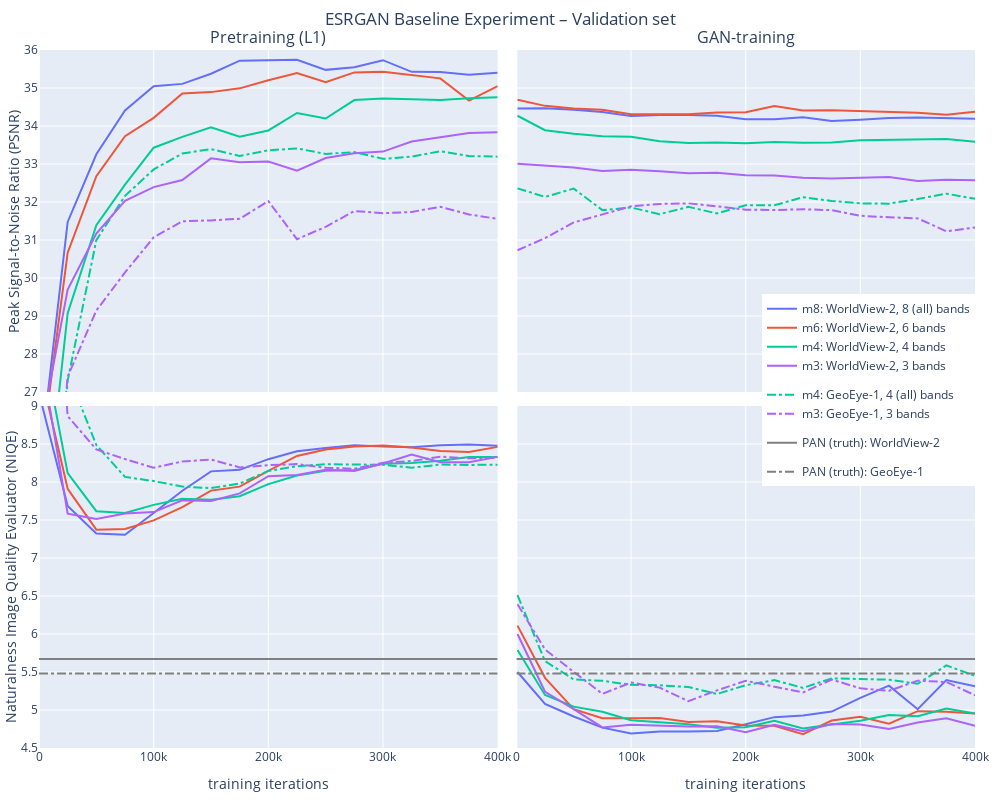

Write notebook code for a chart like this one.
### Code cell
def plot_iterations_vs_metrics(exp_stat_dict, metrics=('PSNR', 'NIQE'),
                               mode='lines', x_type='linear', smooth_par=0.5, title='title', 
                               hr_horizontal_lines=False, hr_wv02=None, hr_ge01=None):
    fig = make_subplots(rows=2, cols=2, 
                        subplot_titles=('Pretraining (L1)', 'GAN-training'), 
                        horizontal_spacing=0.02, vertical_spacing=0.02, 
                        shared_xaxes=True, shared_yaxes=True)

    for experiment, stat_df in exp_stat_dict.items():
        
        pre_df = stat_df.loc[stat_df['pre_or_gan'] == 'pre', :]
        gan_df = stat_df.loc[stat_df['pre_or_gan'] == 'gan', :]
        
        for sensor in pre_df['sensor'].unique():
            name = LEGEND_NAMES[experiment + '-' + sensor]
            color = LEGEND_COLORS[experiment + '-' + sensor]
            line_dash = dict(dash=SENSOR_DASH[sensor])
            sensor_df = pre_df.loc[pre_df['sensor'] == sensor, :]
            fig.add_trace(go.Scatter(x=sensor_df['iterations'], 
                                     y=sensor_df[metrics[0]].ewm(alpha=(1 - smooth_par)).mean(), 
                                     mode=mode,
                                     line=line_dash,
                                     marker_color=color,
                                     name=name, legendgroup=sensor),
                          row=1, col=1)

        for sensor in gan_df['sensor'].unique():
            color = LEGEND_COLORS[experiment + '-' + sensor]
            line_dash = dict(dash=SENSOR_DASH[sensor])
            sensor_df = gan_df.loc[gan_df['sensor'] == sensor, :]
            fig.add_trace(go.Scatter(x=sensor_df['iterations'], 
                                     y=sensor_df[metrics[0]].ewm(alpha=(1 - smooth_par)).mean(), 
                                     marker_color=color,
                                     line=line_dash,
                                     mode=mode,
                                     name=sensor, legendgroup=sensor, 
                                     showlegend=False),
                          row=1, col=2)

        for sensor in pre_df['sensor'].unique():
            name = LEGEND_NAMES[experiment + '-' + sensor]
            color = LEGEND_COLORS[experiment + '-' + sensor]
            line_dash = dict(dash=SENSOR_DASH[sensor])
            sensor_df = pre_df.loc[pre_df['sensor'] == sensor, :]
            fig.add_trace(go.Scatter(x=sensor_df['iterations'], 
                                     y=sensor_df[metrics[1]].ewm(alpha=(1 - smooth_par)).mean(), 
                                     marker_color=color, 
                                     line=line_dash,
                                     mode=mode,
                                     name=name, legendgroup=sensor, 
                                     showlegend=False),
                          row=2, col=1)

        for sensor in gan_df['sensor'].unique():
            color = LEGEND_COLORS[experiment + '-' + sensor]
            line_dash = dict(dash=SENSOR_DASH[sensor])
            sensor_df = gan_df.loc[gan_df['sensor'] == sensor, :]
            fig.add_trace(go.Scatter(x=sensor_df['iterations'], 
                                     y=sensor_df[metrics[1]].ewm(alpha=(1 - smooth_par)).mean(), 
                                     marker_color=color,
                                     line=line_dash,
                                     mode=mode,
                                     name=sensor, legendgroup=sensor, 
                                     showlegend=False),
                          row=2, col=2)
    
    # test set 
    if hr_horizontal_lines:
        fig.add_trace(go.Scatter(x=[0, 400000], y=[hr_wv02, hr_wv02], 
                                 mode='lines', marker_color='gray', line_dash='solid',
                                 name='PAN (truth): WorldView-2', showlegend=True), row=2, col=1)
        fig.add_trace(go.Scatter(x=[0, 400000], y=[hr_wv02, hr_wv02], 
                                 mode='lines', marker_color='gray', line_dash='solid', 
                                 showlegend=False), row=2, col=2)
        fig.add_trace(go.Scatter(x=[0, 400000], y=[hr_ge01, hr_ge01], 
                                 mode='lines', marker_color='gray', line_dash='dashdot',
                                 name='PAN (truth): GeoEye-1', showlegend=True), row=2, col=1)
        fig.add_trace(go.Scatter(x=[0, 400000], y=[hr_ge01, hr_ge01], 
                                 mode='lines', marker_color='gray', line_dash='dashdot', 
                                 showlegend=False), row=2, col=2)
        
            
    #fig.update_xaxes(range=(3.5,14), title=dict(text='Perceptual Index (PI)', standoff=5), row=1)
    fig.update_yaxes(range=(27,36), row=1)
    fig.update_yaxes(title=dict(text=METRIC_NAMES[metrics[0]], standoff=1), row=1, col=1)
    fig.update_yaxes(range=(4.5,9), title=dict(text=METRIC_NAMES[metrics[1]], standoff=1), col=1, row=2)
    fig.update_yaxes(range=(4.5,9), col=2, row=2)
    fig.update_xaxes(title=dict(text='training iterations'), row=2)
    fig.update_layout(height=800, width=1000, 
                      title=dict(text=title,
                             x=0.5,
                             xanchor='center',
                             yanchor='bottom'),
                     margin=dict(l=10, r=10, t=50, b=10))
    fig.update_layout(legend=dict(x=1, y=0.65,
                                  xanchor='right', yanchor='top',
                                  font=dict(size=12)
                                 ))
    
    fig.show()

if EVERY_KTH_EPOCH:
    plot_iterations_vs_metrics(stat_dict, smooth_par=0.5, title='ESRGAN Baseline Experiment – Validation set', 
                               hr_horizontal_lines=True, 
                               hr_wv02=df_mean.loc['e01-4-HR-val-WV02', 'NIQE'], 
                               hr_ge01=df_mean.loc['e01-4-HR-val-GE01', 'NIQE'])
    #plot_iterations_vs_metrics(stat_dict, smooth_par=0.5, title='ESRGAN Regularization Experiment – Validation set',
    #                           hr_horizontal_lines=True, 
    #                           hr_wv02=df_mean.loc['e07-4-HR-test-WV02', 'NIQE'], 
    #                           hr_ge01=df_mean.loc['e07-4-HR-test-GE01', 'NIQE'])
    #plot_iterations_vs_metrics(stat_dict, smooth_par=0.5, title='ESRGAN Final Evaluation', 
    #                           hr_horizontal_lines=True, 
    #                           hr_wv02=df_mean.loc['e07-4-HR-test-WV02', 'NIQE'], 
    #                           hr_ge01=df_mean.loc['e07-4-HR-test-GE01', 'NIQE'])
    #plot_iterations_vs_metrics(stat_dict, smooth_par=0)

### Figure 1 — Plotly figure (JSON) as saved in the notebook; plotly's stock layout.template omitted (floating-point values rounded to 4 significant figures)
{"data": [{"legendgroup": "WV02", "line": {"dash": "solid"}, "marker": {"color": "#636EFA"}, "mode": "lines", "name": "m8: WorldView-2, 8 (all) bands", "type": "scatter", "x": [1000, 25000, 50000, 75000, 100000, 125000, 150000, 175000, 200000, 225000, 250000, 275000, 300000, 325000, 350000, 375000, 400000], "xaxis": "x", "y": [25.21, 31.48, 33.26, 34.41, 35.04, 35.11, 35.38, 35.72, 35.73, 35.74, 35.48, 35.54, 35.73, 35.43, 35.42, 35.35, 35.4], "yaxis": "y"}, {"legendgroup": "WV02", "line": {"dash": "solid"}, "marker": {"color": "#636EFA"}, "mode": "lines", "name": "WV02", "showlegend": false, "type": "scatter", "x": [1000, 25000, 50000, 75000, 100000, 125000, 150000, 175000, 200000, 225000, 250000, 275000, 300000, 325000, 350000, 375000, 400000], "xaxis": "x2", "y": [34.46, 34.47, 34.43, 34.37, 34.26, 34.29, 34.29, 34.27, 34.17, 34.18, 34.23, 34.13, 34.16, 34.21, 34.23, 34.21, 34.19], "yaxis": "y2"}, {"legendgroup": "WV02", "line": {"dash": "solid"}, "marker": {"color": "#636EFA"}, "mode": "lines", "name": "m8: WorldView-2, 8 (all) bands", "showlegend": false, "type": "scatter", "x": [1000, 25000, 50000, 75000, 100000, 125000, 150000, 175000, 200000, 225000, 250000, 275000, 300000, 325000, 350000, 375000, 400000], "xaxis": "x3", "y": [9.11, 7.683, 7.321, 7.305, 7.591, 7.885, 8.14, 8.16, 8.3, 8.405, 8.448, 8.484, 8.467, 8.458, 8.484, 8.492, 8.476], "yaxis": "y3"}, {"legendgroup": "WV02", "line": {"dash": "solid"}, "marker": {"color": "#636EFA"}, "mode": "lines", "name": "WV02", "showlegend": false, "type": "scatter", "x": [1000, 25000, 50000, 75000, 100000, 125000, 150000, 175000, 200000, 225000, 250000, 275000, 300000, 325000, 350000, 375000, 400000], "xaxis": "x4", "y": [5.5, 5.08, 4.914, 4.768, 4.692, 4.716, 4.718, 4.724, 4.812, 4.906, 4.928, 4.979, 5.16, 5.32, 5.01, 5.395, 5.312], "yaxis": "y4"}, {"legendgroup": "WV02", "line": {"dash": "solid"}, "marker": {"color": "#EF553B"}, "mode": "lines", "name": "m6: WorldView-2, 6 bands", "type": "scatter", "x": [1000, 25000, 50000, 75000, 100000, 125000, 150000, 175000, 200000, 225000, 250000, 275000, 300000, 325000, 350000, 375000, 400000], "xaxis": "x", "y": [25.12, 30.67, 32.68, 33.73, 34.22, 34.85, 34.89, 34.99, 35.21, 35.39, 35.15, 35.41, 35.43, 35.35, 35.25, 34.67, 35.05], "yaxis": "y"}, {"legendgroup": "WV02", "line": {"dash": "solid"}, "marker": {"color": "#EF553B"}, "mode": "lines", "name": "WV02", "showlegend": false, "type": "scatter", "x": [1000, 25000, 50000, 75000, 100000, 125000, 150000, 175000, 200000, 225000, 250000, 275000, 300000, 325000, 350000, 375000, 400000], "xaxis": "x2", "y": [34.69, 34.53, 34.46, 34.43, 34.31, 34.31, 34.31, 34.36, 34.36, 34.53, 34.41, 34.41, 34.39, 34.36, 34.35, 34.3, 34.37], "yaxis": "y2"}, {"legendgroup": "WV02", "line": {"dash": "solid"}, "marker": {"color": "#EF553B"}, "mode": "lines", "name": "m6: WorldView-2, 6 bands", "showlegend": false, "type": "scatter", "x": [1000, 25000, 50000, 75000, 100000, 125000, 150000, 175000, 200000, 225000, 250000, 275000, 300000, 325000, 350000, 375000, 400000], "xaxis": "x3", "y": [9.47, 7.91, 7.373, 7.382, 7.495, 7.67, 7.887, 7.939, 8.145, 8.343, 8.426, 8.468, 8.479, 8.455, 8.407, 8.394, 8.462], "yaxis": "y3"}, {"legendgroup": "WV02", "line": {"dash": "solid"}, "marker": {"color": "#EF553B"}, "mode": "lines", "name": "WV02", "showlegend": false, "type": "scatter", "x": [1000, 25000, 50000, 75000, 100000, 125000, 150000, 175000, 200000, 225000, 250000, 275000, 300000, 325000, 350000, 375000, 400000], "xaxis": "x4", "y": [6.11, 5.423, 5.01, 4.893, 4.891, 4.896, 4.842, 4.851, 4.796, 4.793, 4.681, 4.861, 4.91, 4.82, 4.985, 4.978, 4.954], "yaxis": "y4"}, {"legendgroup": "GE01", "line": {"dash": "dashdot"}, "marker": {"color": "#00CC96"}, "mode": "lines", "name": "m4: GeoEye-1, 4 (all) bands", "type": "scatter", "x": [1000, 25000, 50000, 75000, 100000, 125000, 150000, 175000, 200000, 225000, 250000, 275000, 300000, 325000, 350000, 375000, 400000], "xaxis": "x", "y": [18.26, 27.3, 31.0, 32.16, 32.86, 33.28, 33.39, 33.21, 33.36, 33.41, 33.27, 33.31, 33.14, 33.19, 33.34, 33.21, 33.19], "yaxis": "y"}, {"legendgroup": "WV02", "line": {"dash": "solid"}, "marker": {"color": "#00CC96"}, "mode": "lines", "name": "m4: WorldView-2, 4 bands", "type": "scatter", "x": [1000, 25000, 50000, 75000, 100000, 125000, 150000, 175000, 200000, 225000, 250000, 275000, 300000, 325000, 350000, 375000, 400000], "xaxis": "x", "y": [22.44, 29.07, 31.39, 32.46, 33.43, 33.71, 33.96, 33.72, 33.88, 34.34, 34.2, 34.68, 34.72, 34.7, 34.69, 34.73, 34.75], "yaxis": "y"}, {"legendgroup": "GE01", "line": {"dash": "dashdot"}, "marker": {"color": "#00CC96"}, "mode": "lines", "name": "GE01", "showlegend": false, "type": "scatter", "x": [1000, 25000, 50000, 75000, 100000, 125000, 150000, 175000, 200000, 225000, 250000, 275000, 300000, 325000, 350000, 375000, 400000], "xaxis": "x2", "y": [32.36, 32.13, 32.35, 31.79, 31.86, 31.68, 31.87, 31.7, 31.92, 31.91, 32.13, 32.03, 31.96, 31.96, 32.08, 32.22, 32.08], "yaxis": "y2"}, {"legendgroup": "WV02", "line": {"dash": "solid"}, "marker": {"color": "#00CC96"}, "mode": "lines", "name": "WV02", "showlegend": false, "type": "scatter", "x": [1000, 25000, 50000, 75000, 100000, 125000, 150000, 175000, 200000, 225000, 250000, 275000, 300000, 325000, 350000, 375000, 400000], "xaxis": "x2", "y": [34.27, 33.89, 33.8, 33.73, 33.71, 33.6, 33.55, 33.57, 33.54, 33.58, 33.56, 33.56, 33.62, 33.64, 33.65, 33.66, 33.58], "yaxis": "y2"}, {"legendgroup": "GE01", "line": {"dash": "dashdot"}, "marker": {"color": "#00CC96"}, "mode": "lines", "name": "m4: GeoEye-1, 4 (all) bands", "showlegend": false, "type": "scatter", "x": [1000, 25000, 50000, 75000, 100000, 125000, 150000, 175000, 200000, 225000, 250000, 275000, 300000, 325000, 350000, 375000, 400000], "xaxis": "x3", "y": [13.08, 9.44, 8.486, 8.067, 8.012, 7.94, 7.92, 7.98, 8.145, 8.208, 8.234, 8.232, 8.226, 8.188, 8.229, 8.224, 8.227], "yaxis": "y3"}, {"legendgroup": "WV02", "line": {"dash": "solid"}, "marker": {"color": "#00CC96"}, "mode": "lines", "name": "m4: WorldView-2, 4 bands", "showlegend": false, "type": "scatter", "x": [1000, 25000, 50000, 75000, 100000, 125000, 150000, 175000, 200000, 225000, 250000, 275000, 300000, 325000, 350000, 375000, 400000], "xaxis": "x3", "y": [10.01, 8.117, 7.616, 7.591, 7.699, 7.781, 7.765, 7.813, 7.972, 8.086, 8.148, 8.159, 8.24, 8.25, 8.28, 8.33, 8.33], "yaxis": "y3"}, {"legendgroup": "GE01", "line": {"dash": "dashdot"}, "marker": {"color": "#00CC96"}, "mode": "lines", "name": "GE01", "showlegend": false, "type": "scatter", "x": [1000, 25000, 50000, 75000, 100000, 125000, 150000, 175000, 200000, 225000, 250000, 275000, 300000, 325000, 350000, 375000, 400000], "xaxis": "x4", "y": [6.51, 5.643, 5.401, 5.385, 5.331, 5.325, 5.302, 5.211, 5.326, 5.393, 5.291, 5.416, 5.408, 5.399, 5.344, 5.587, 5.449], "yaxis": "y4"}, {"legendgroup": "WV02", "line": {"dash": "solid"}, "marker": {"color": "#00CC96"}, "mode": "lines", "name": "WV02", "showlegend": false, "type": "scatter", "x": [1000, 25000, 50000, 75000, 100000, 125000, 150000, 175000, 200000, 225000, 250000, 275000, 300000, 325000, 350000, 375000, 400000], "xaxis": "x4", "y": [5.79, 5.197, 5.044, 4.978, 4.865, 4.837, 4.813, 4.767, 4.773, 4.857, 4.758, 4.809, 4.86, 4.935, 4.917, 5.019, 4.954], "yaxis": "y4"}, {"legendgroup": "GE01", "line": {"dash": "dashdot"}, "marker": {"color": "#AB63FA"}, "mode": "lines", "name": "m3: GeoEye-1, 3 bands", "type": "scatter", "x": [1000, 25000, 50000, 75000, 100000, 125000, 150000, 175000, 200000, 225000, 250000, 275000, 300000, 325000, 350000, 375000, 400000], "xaxis": "x", "y": [19.56, 27.41, 29.15, 30.15, 31.07, 31.49, 31.52, 31.56, 32.03, 31.02, 31.35, 31.76, 31.71, 31.74, 31.87, 31.67, 31.56], "yaxis": "y"}, {"legendgroup": "WV02", "line": {"dash": "solid"}, "marker": {"color": "#AB63FA"}, "mode": "lines", "name": "m3: WorldView-2, 3 bands", "type": "scatter", "x": [1000, 25000, 50000, 75000, 100000, 125000, 150000, 175000, 200000, 225000, 250000, 275000, 300000, 325000, 350000, 375000, 400000], "xaxis": "x", "y": [25.87, 29.7, 31.17, 32.03, 32.39, 32.58, 33.15, 33.05, 33.06, 32.82, 33.16, 33.28, 33.33, 33.59, 33.71, 33.81, 33.84], "yaxis": "y"}, {"legendgroup": "GE01", "line": {"dash": "dashdot"}, "marker": {"color": "#AB63FA"}, "mode": "lines", "name": "GE01", "showlegend": false, "type": "scatter", "x": [1000, 25000, 50000, 75000, 100000, 125000, 150000, 175000, 200000, 225000, 250000, 275000, 300000, 325000, 350000, 375000, 400000], "xaxis": "x2", "y": [30.73, 31.05, 31.46, 31.67, 31.89, 31.95, 31.96, 31.89, 31.8, 31.79, 31.81, 31.78, 31.64, 31.6, 31.57, 31.23, 31.33], "yaxis": "y2"}, {"legendgroup": "WV02", "line": {"dash": "solid"}, "marker": {"color": "#AB63FA"}, "mode": "lines", "name": "WV02", "showlegend": false, "type": "scatter", "x": [1000, 25000, 50000, 75000, 100000, 125000, 150000, 175000, 200000, 225000, 250000, 275000, 300000, 325000, 350000, 375000, 400000], "xaxis": "x2", "y": [33.01, 32.96, 32.91, 32.82, 32.85, 32.81, 32.75, 32.77, 32.7, 32.7, 32.64, 32.62, 32.64, 32.66, 32.55, 32.59, 32.57], "yaxis": "y2"}, {"legendgroup": "GE01", "line": {"dash": "dashdot"}, "marker": {"color": "#AB63FA"}, "mode": "lines", "name": "m3: GeoEye-1, 3 bands", "showlegend": false, "type": "scatter", "x": [1000, 25000, 50000, 75000, 100000, 125000, 150000, 175000, 200000, 225000, 250000, 275000, 300000, 325000, 350000, 375000, 400000], "xaxis": "x3", "y": [13.26, 8.867, 8.429, 8.301, 8.187, 8.27, 8.295, 8.192, 8.221, 8.236, 8.188, 8.174, 8.252, 8.276, 8.333, 8.311, 8.321], "yaxis": "y3"}, {"legendgroup": "WV02", "line": {"dash": "solid"}, "marker": {"color": "#AB63FA"}, "mode": "lines", "name": "m3: WorldView-2, 3 bands", "showlegend": false, "type": "scatter", "x": [1000, 25000, 50000, 75000, 100000, 125000, 150000, 175000, 200000, 225000, 250000, 275000, 300000, 325000, 350000, 375000, 400000], "xaxis": "x3", "y": [9.73, 7.583, 7.513, 7.586, 7.604, 7.759, 7.75, 7.85, 8.076, 8.093, 8.161, 8.146, 8.243, 8.361, 8.261, 8.26, 8.33], "yaxis": "y3"}, {"legendgroup": "GE01", "line": {"dash": "dashdot"}, "marker": {"color": "#AB63FA"}, "mode": "lines", "name": "GE01", "showlegend": false, "type": "scatter", "x": [1000, 25000, 50000, 75000, 100000, 125000, 150000, 175000, 200000, 225000, 250000, 275000, 300000, 325000, 350000, 375000, 400000], "xaxis": "x4", "y": [6.39, 5.797, 5.501, 5.213, 5.361, 5.294, 5.116, 5.258, 5.384, 5.312, 5.231, 5.401, 5.285, 5.253, 5.386, 5.368, 5.194], "yaxis": "y4"}, {"legendgroup": "WV02", "line": {"dash": "solid"}, "marker": {"color": "#AB63FA"}, "mode": "lines", "name": "WV02", "showlegend": false, "type": "scatter", "x": [1000, 25000, 50000, 75000, 100000, 125000, 150000, 175000, 200000, 225000, 250000, 275000, 300000, 325000, 350000, 375000, 400000], "xaxis": "x4", "y": [6, 5.24, 5.011, 4.771, 4.806, 4.793, 4.781, 4.786, 4.708, 4.804, 4.722, 4.816, 4.808, 4.749, 4.834, 4.892, 4.791], "yaxis": "y4"}, {"line": {"dash": "solid"}, "marker": {"color": "gray"}, "mode": "lines", "name": "PAN (truth): WorldView-2", "showlegend": true, "type": "scatter", "x": [0, 400000], "xaxis": "x3", "y": [5.67, 5.67], "yaxis": "y3"}, {"line": {"dash": "solid"}, "marker": {"color": "gray"}, "mode": "lines", "showlegend": false, "type": "scatter", "x": [0, 400000], "xaxis": "x4", "y": [5.67, 5.67], "yaxis": "y4"}, {"line": {"dash": "dashdot"}, "marker": {"color": "gray"}, "mode": "lines", "name": "PAN (truth): GeoEye-1", "showlegend": true, "type": "scatter", "x": [0, 400000], "xaxis": "x3", "y": [5.48, 5.48], "yaxis": "y3"}, {"line": {"dash": "dashdot"}, "marker": {"color": "gray"}, "mode": "lines", "showlegend": false, "type": "scatter", "x": [0, 400000], "xaxis": "x4", "y": [5.48, 5.48], "yaxis": "y4"}], "layout": {"annotations": [{"font": {"size": 16}, "showarrow": false, "text": "Pretraining (L1)", "x": 0.245, "xanchor": "center", "xref": "paper", "y": 1, "yanchor": "bottom", "yref": "paper"}, {"font": {"size": 16}, "showarrow": false, "text": "GAN-training", "x": 0.755, "xanchor": "center", "xref": "paper", "y": 1, "yanchor": "bottom", "yref": "paper"}], "height": 800, "legend": {"font": {"size": 12}, "x": 1, "xanchor": "right", "y": 0.65, "yanchor": "top"}, "margin": {"b": 10, "l": 10, "r": 10, "t": 50}, "title": {"text": "ESRGAN Baseline Experiment – Validation set", "x": 0.5, "xanchor": "center", "yanchor": "bottom"}, "width": 1000, "xaxis": {"anchor": "y", "domain": [0, 0.49], "matches": "x3", "showticklabels": false}, "xaxis2": {"anchor": "y2", "domain": [0.51, 1], "matches": "x4", "showticklabels": false}, "xaxis3": {"anchor": "y3", "domain": [0, 0.49], "title": {"text": "training iterations"}}, "xaxis4": {"anchor": "y4", "domain": [0.51, 1], "title": {"text": "training iterations"}}, "yaxis": {"anchor": "x", "domain": [0.51, 1], "range": [27, 36], "title": {"standoff": 1, "text": "Peak Signal-to-Noise Ratio (PSNR)"}}, "yaxis2": {"anchor": "x2", "domain": [0.51, 1], "matches": "y", "range": [27, 36], "showticklabels": false}, "yaxis3": {"anchor": "x3", "domain": [0, 0.49], "range": [4.5, 9], "title": {"standoff": 1, "text": "Naturalness Image Quality Evaluator (NIQE)"}}, "yaxis4": {"anchor": "x4", "domain": [0, 0.49], "matches": "y3", "range": [4.5, 9], "showticklabels": false}}}
